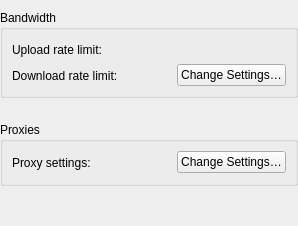
     <widget class="QWidget" name="pNetwork">
      <property name="focusPolicy">
       <enum>Qt::WheelFocus</enum>
      </property>
      <layout class="QVBoxLayout" name="verticalLayout_10" stretch="0,0,1">
       <property name="spacing">
        <number>24</number>
       </property>
       <property name="leftMargin">
        <number>0</number>
       </property>
       <property name="topMargin">
        <number>10</number>
       </property>
       <property name="rightMargin">
        <number>0</number>
       </property>
       <property name="bottomMargin">
        <number>0</number>
       </property>
       <item>
        <widget class="QGroupBox" name="gBandwidthSettings">
         <property name="minimumSize">
          <size>
           <width>0</width>
           <height>88</height>
          </size>
         </property>
         <property name="title">
          <string>Bandwidth</string>
         </property>
         <property name="type" stdset="0">
          <string notr="true">mega</string>
         </property>
         <layout class="QHBoxLayout" name="horizontalLayout_24">
          <item>
           <layout class="QVBoxLayout" name="verticalLayout_8">
            <item>
             <layout class="QHBoxLayout" name="horizontalLayout_20">
              <item>
               <widget class="QLabel" name="lUploadRateLimitText">
                <property name="text">
                 <string>Upload rate limit:</string>
                </property>
               </widget>
              </item>
              <item>
               <widget class="QLabel" name="lUploadRateLimit"/>
              </item>
             </layout>
            </item>
            <item>
             <layout class="QHBoxLayout" name="horizontalLayout_22">
              <item>
               <widget class="QLabel" name="lDownloadRateLimitText">
                <property name="text">
                 <string>Download rate limit:</string>
                </property>
               </widget>
              </item>
              <item>
               <widget class="QLabel" name="lDownloadRateLimit"/>
              </item>
             </layout>
            </item>
           </layout>
          </item>
          <item>
           <spacer name="horizontalSpacer_18">
            <property name="orientation">
             <enum>Qt::Horizontal</enum>
            </property>
            <property name="sizeHint" stdset="0">
             <size>
              <width>40</width>
              <height>20</height>
             </size>
            </property>
           </spacer>
          </item>
          <item>
           <layout class="QVBoxLayout" name="verticalLayout_22">
            <item>
             <spacer name="verticalSpacer_12">
              <property name="orientation">
               <enum>Qt::Vertical</enum>
              </property>
              <property name="sizeHint" stdset="0">
               <size>
                <width>20</width>
                <height>0</height>
               </size>
              </property>
             </spacer>
            </item>
            <item>
             <widget class="QPushButton" name="bOpenBandwidthSettings">
              <property name="sizePolicy">
               <sizepolicy hsizetype="Preferred" vsizetype="Fixed">
                <horstretch>0</horstretch>
                <verstretch>0</verstretch>
               </sizepolicy>
              </property>
              <property name="minimumSize">
               <size>
                <width>0</width>
                <height>0</height>
               </size>
              </property>
              <property name="maximumSize">
               <size>
                <width>16777215</width>
                <height>16777215</height>
               </size>
              </property>
              <property name="cursor">
               <cursorShape>PointingHandCursor</cursorShape>
              </property>
              <property name="text">
               <string>Change Settings…</string>
              </property>
              <property name="autoDefault">
               <bool>false</bool>
              </property>
              <property name="type" stdset="0">
               <string notr="true">secondary</string>
              </property>
              <property name="dimension" stdset="0">
               <string notr="true">small</string>
              </property>
             </widget>
            </item>
           </layout>
          </item>
         </layout>
        </widget>
       </item>
       <item>
        <widget class="QGroupBox" name="gProxySettings">
         <property name="minimumSize">
          <size>
           <width>0</width>
           <height>64</height>
          </size>
         </property>
         <property name="title">
          <string>Proxies</string>
         </property>
         <property name="type" stdset="0">
          <string notr="true">mega</string>
         </property>
         <layout class="QHBoxLayout" name="horizontalLayout_19">
          <item>
           <widget class="QLabel" name="lProxySettingsText">
            <property name="text">
             <string>Proxy settings:</string>
            </property>
           </widget>
          </item>
          <item>
           <widget class="QLabel" name="lProxySettings"/>
          </item>
          <item>
           <spacer name="horizontalSpacer_4">
            <property name="orientation">
             <enum>Qt::Horizontal</enum>
            </property>
            <property name="sizeHint" stdset="0">
             <size>
              <width>40</width>
              <height>20</height>
             </size>
            </property>
           </spacer>
          </item>
          <item>
           <widget class="QPushButton" name="bOpenProxySettings">
            <property name="sizePolicy">
             <sizepolicy hsizetype="Preferred" vsizetype="Fixed">
              <horstretch>0</horstretch>
              <verstretch>0</verstretch>
             </sizepolicy>
            </property>
            <property name="maximumSize">
             <size>
              <width>16777215</width>
              <height>16777215</height>
             </size>
            </property>
            <property name="cursor">
             <cursorShape>PointingHandCursor</cursorShape>
            </property>
            <property name="text">
             <string>Change Settings…</string>
            </property>
            <property name="autoDefault">
             <bool>false</bool>
            </property>
            <property name="type" stdset="0">
             <string notr="true">secondary</string>
            </property>
            <property name="dimension" stdset="0">
             <string notr="true">small</string>
            </property>
           </widget>
          </item>
         </layout>
        </widget>
       </item>
       <item>
        <spacer name="verticalSpacer">
         <property name="orientation">
          <enum>Qt::Vertical</enum>
         </property>
         <property name="sizeHint" stdset="0">
          <size>
           <width>20</width>
           <height>40</height>
          </size>
         </property>
        </spacer>
       </item>
      </layout>
     </widget>
